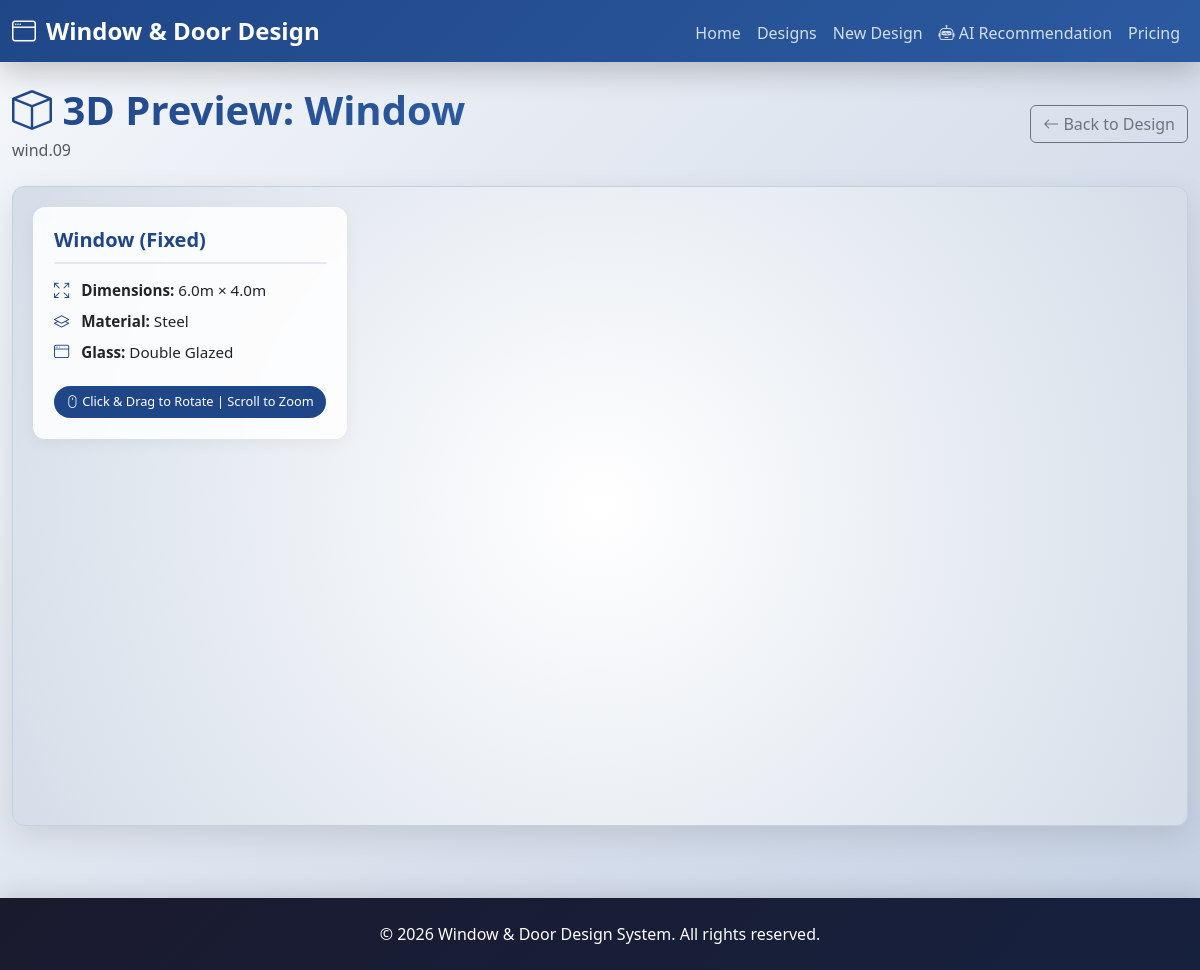
/designs/2/preview-3d/, run on the app's committed database.
### design_system/models.py (models this page shows, shortened)
class WindowDoorDesign(models.Model):
    TYPE_CHOICES = [
        ('window', 'Window'),
        ('door', 'Door'),
    ]
    GLASS_TYPE_CHOICES = [
        ('clear', 'Clear Glass'),
        ('tinted', 'Tinted Glass'),
        ('frosted', 'Frosted Glass'),
        ('double_glazed', 'Double Glazed'),
        ('tempered', 'Tempered Glass'),
    ]
    FINISH_TYPE_CHOICES = [
        ('anodized', 'Anodized'),
        ('powder_coated', 'Powder Coated'),
        ('raw', 'Raw'),
        ('painted', 'Painted'),
        ('natural_wood', 'Natural Wood'),
    ]
    MATERIAL_CHOICES = [
        ('aluminum', 'Aluminum'),
        ('upvc', 'UPVC'),
        ('steel', 'Steel'),
        ('wood', 'Wood'),
    ]
    name = models.CharField(max_length=100)
    code = models.CharField(max_length=50, unique=True)
    width = models.DecimalField(max_digits=10, decimal_places=2, validators=[MinValueValidator(0.1)])  # in meters
    height = models.DecimalField(max_digits=10, decimal_places=2, validators=[MinValueValidator(0.1)])  # in meters
    type_choice = models.CharField(max_length=20, choices=TYPE_CHOICES)
    glass_type = models.CharField(max_length=20, choices=GLASS_TYPE_CHOICES, null=True, blank=True)
    has_mesh = models.BooleanField(default=False)
    finish_type = models.CharField(max_length=20, choices=FINISH_TYPE_CHOICES)
    number_of_units = models.IntegerField(validators=[MinValueValidator(1)], default=1)
    material = models.CharField(max_length=20, choices=MATERIAL_CHOICES, default='aluminum')
    total_area = models.DecimalField(max_digits=10, decimal_places=4, editable=False, default=0)
    estimated_cost = models.DecimalField(max_digits=15, decimal_places=2, editable=False, default=0)
    created_at = models.DateTimeField(auto_now_add=True)
    updated_at = models.DateTimeField(auto_now=True)
    class Meta:
        verbose_name_plural = "Window/Door Designs"
        ordering = ['-created_at']

### design_system/views.py (the view)
# urls.py: path('designs/<int:pk>/preview-3d/', views.preview_3d, name='preview_3d'),
def preview_3d(request, pk):
    design = get_object_or_404(WindowDoorDesign, pk=pk)
    context = {
        'design': design,
        'width': float(design.width),
        'height': float(design.height),
        'type': design.get_type_choice_display().lower(),
        'material': design.get_material_display().lower(),
        'glass': design.get_glass_type_display().lower() if design.glass_type else 'none',
        'page_title': f'3D Preview - {design.name}',
    }
    return render(request, '3d_view.html', context)

### templates/3d_view.html (shortened to what this page needs)
{% extends 'base.html' %}
{% block content %}
<div class="row mb-4">
    <div class="col-md-12 d-flex justify-content-between align-items-center">
        <div>
            <h2 class="page-title mb-0"><i class="bi bi-box"></i> 3D Preview: {{ design.name }}</h2>
            <p class="text-muted mt-1 mb-0">{{ design.code }}</p>
        </div>
        <a href="{% url 'design_detail' design.pk %}" class="btn btn-outline-secondary">
            <i class="bi bi-arrow-left"></i> Back to Design
        </a>
    </div>
</div>
<div class="row">
    <div class="col-12">
        <div id="canvas-container">
            <div class="controls-overlay">
                <h5>{{ design.name }} ({{ type|title }})</h5>
                <ul class="info-list">
                    <li><i class="bi bi-arrows-fullscreen"></i> <strong>Dimensions:</strong> {{ width }}m × {{ height }}m</li>
                    <li><i class="bi bi-layers"></i> <strong>Material:</strong> {{ material|title }}</li>
                    {% if glass != 'none' %}
                    <li><i class="bi bi-window"></i> <strong>Glass:</strong> {{ glass|title }}</li>
                    {% endif %}
                </ul>
                <div class="instruction-badge">
                    <i class="bi bi-mouse"></i> Click & Drag to Rotate | Scroll to Zoom
                </div>
            </div>
        </div>
    </div>
</div>
{% endblock %}

### static/css/style.css (style rules this page uses)
:root { --primary-color: #1f4788; --secondary-color: #2c5aa0; --accent-color: #ff6b6b; --light-bg: #f8f9fa; --success-color: #10b981; --info-color: #3b82f6; }
* { transition: all 0.3s cubic-bezier(0.4, 0, 0.2, 1); }
body { font-family: 'Segoe UI', Tahoma, Geneva, Verdana, sans-serif; background: linear-gradient(135deg, #f5f7fa 0%, #c3cfe2 100%); background-attachment: fixed; min-height: 100vh; }
.page-title { color: var(--primary-color); margin-bottom: 2rem; font-weight: 700; font-size: 2.5rem; animation: fadeInDown 0.6s ease; background: linear-gradient(135deg, var(--primary-color) 0%, var(--secondary-color) 100%); -webkit-background-clip: text; -webkit-text-fill-color: transparent; background-clip: text; }

### templates/3d_view.html (style rules this page uses)
#canvas-container { width: 100%; height: 80vh; background: radial-gradient(circle, #ffffff 0%, #d4dde8 100%); border-radius: 12px; overflow: hidden; position: relative; box-shadow: 0 10px 30px rgba(0,0,0,0.1); border: 1px solid #c2d1e0; }
.controls-overlay { position: absolute; top: 20px; left: 20px; background: rgba(255, 255, 255, 0.85); padding: 20px; border-radius: 12px; pointer-events: none; box-shadow: 0 4px 15px rgba(0,0,0,0.05); backdrop-filter: blur(5px); border: 1px solid rgba(255, 255, 255, 0.4); }
.controls-overlay h5 { color: #1f4788; font-weight: 700; margin-bottom: 15px; border-bottom: 2px solid #e2e8f0; padding-bottom: 10px; }
.info-list { list-style: none; padding: 0; margin: 0; }
.info-list li { margin-bottom: 8px; font-size: 0.95rem; }
.info-list i { color: #1f4788; width: 20px; text-align: center; margin-right: 8px; }
.instruction-badge { display: inline-block; background: #1f4788; color: white; padding: 6px 12px; border-radius: 20px; font-size: 0.8rem; margin-top: 15px; }

### data on the page
WindowDoorDesign: name "Window", code "wind.09", type_choice "Fixed", material "Steel"

### other printed values
{{ width }} "6.0"
{{ height }} "4.0"
{{ glass|title }} "Double Glazed"
